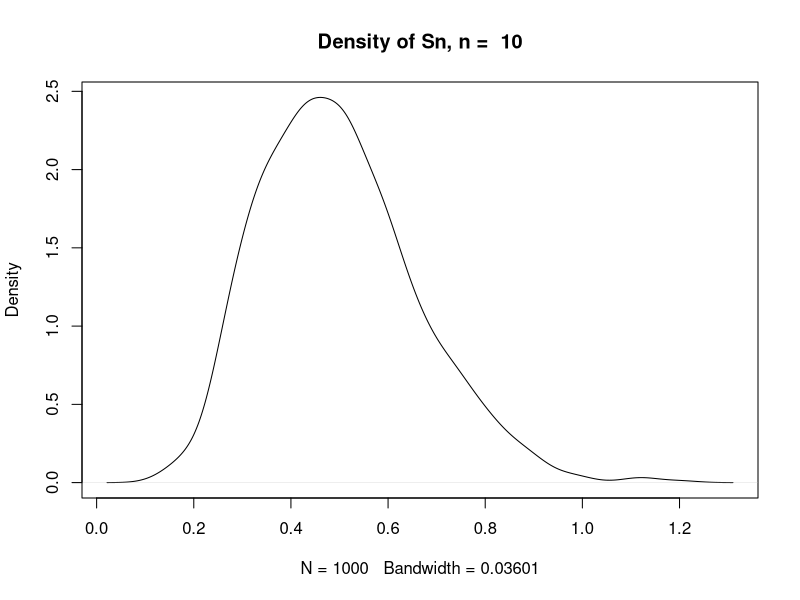
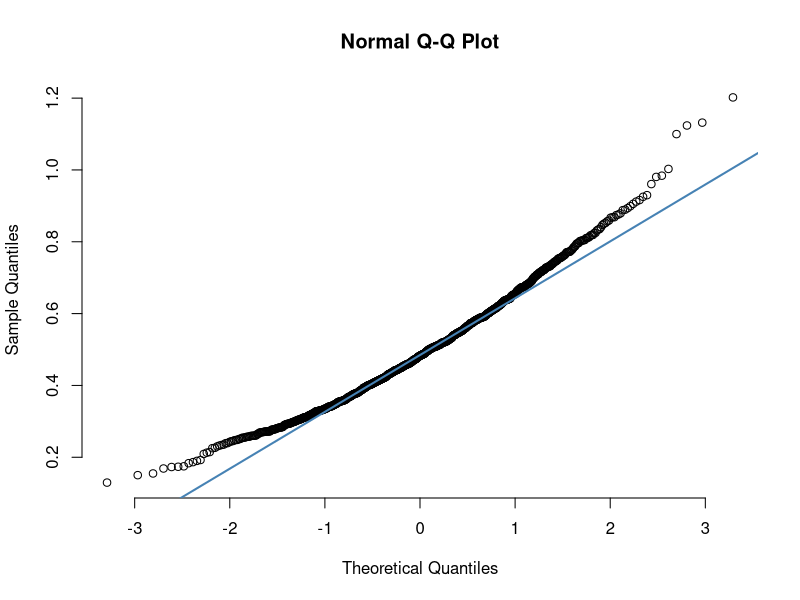
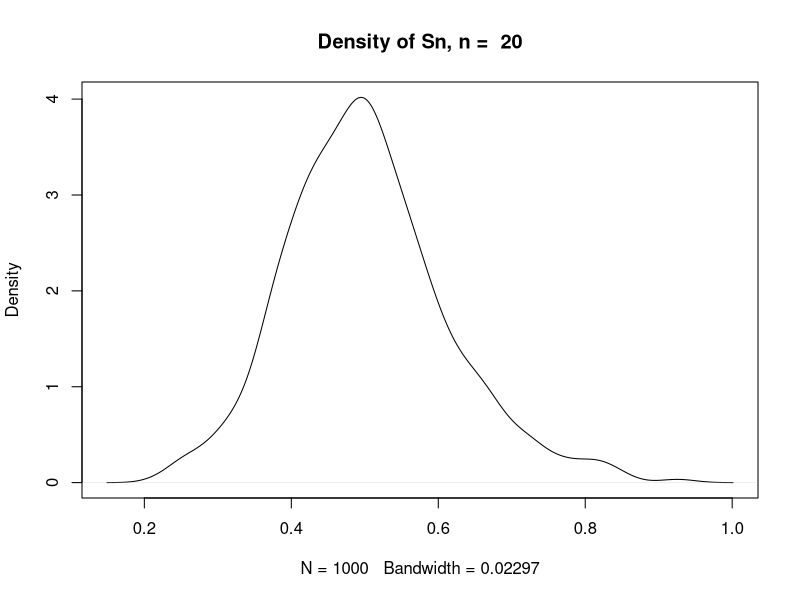
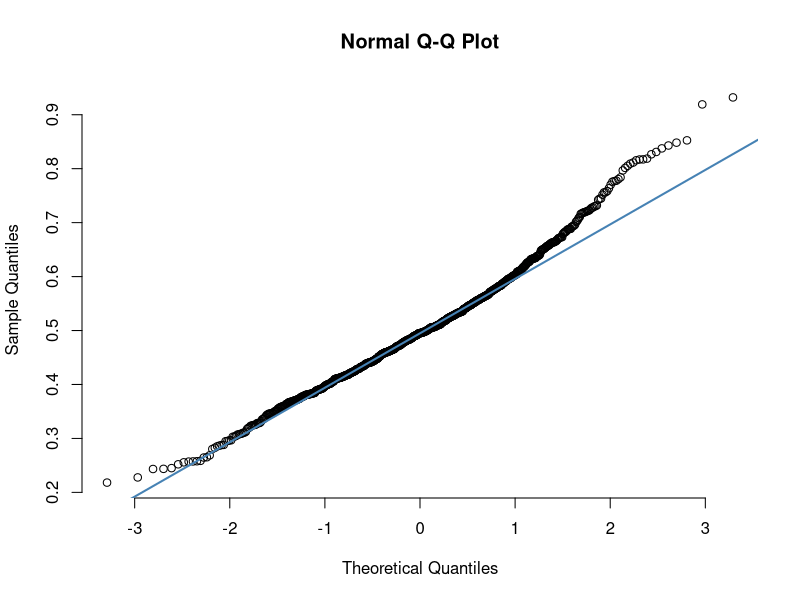
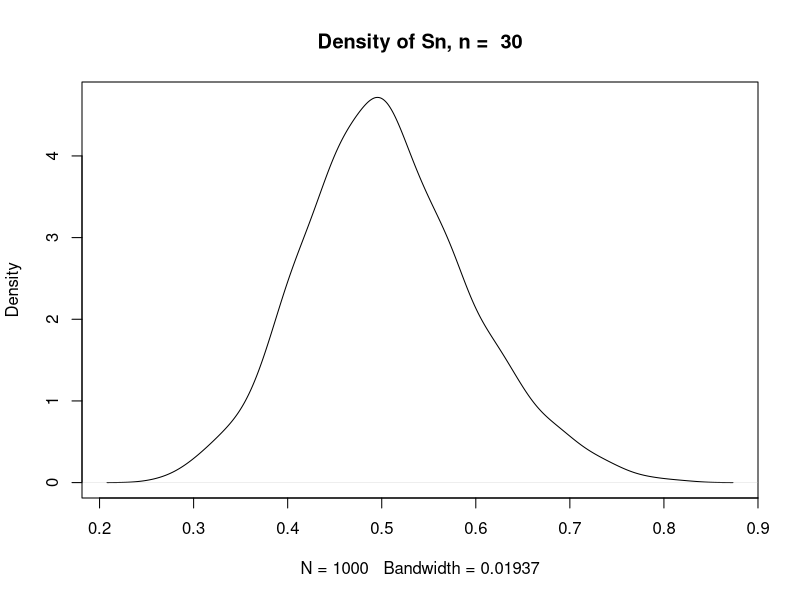
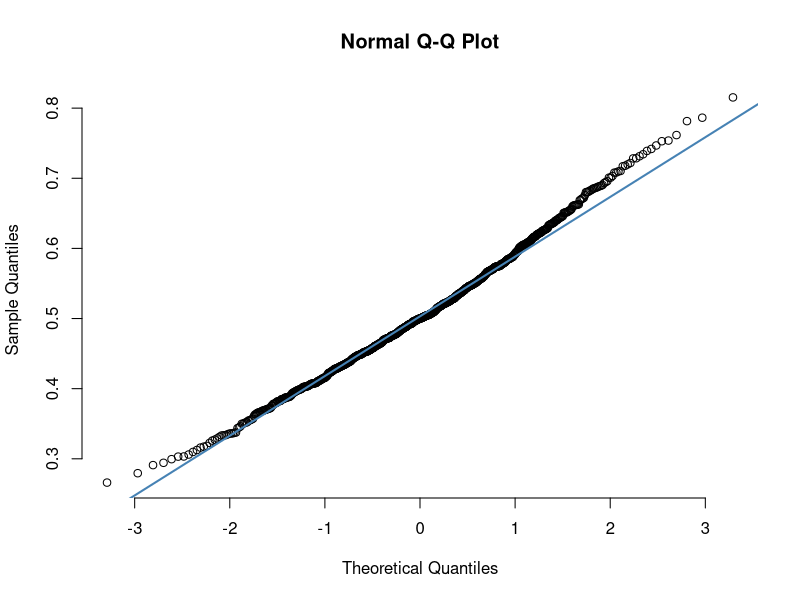
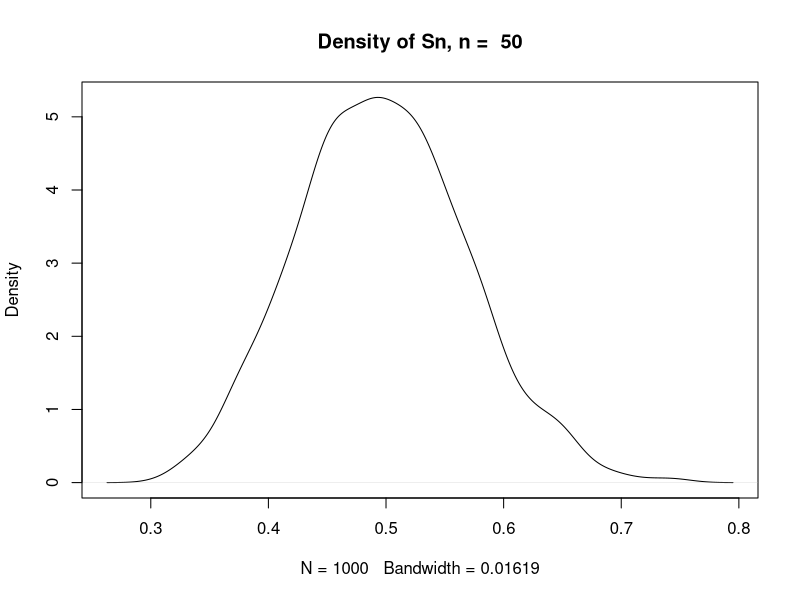
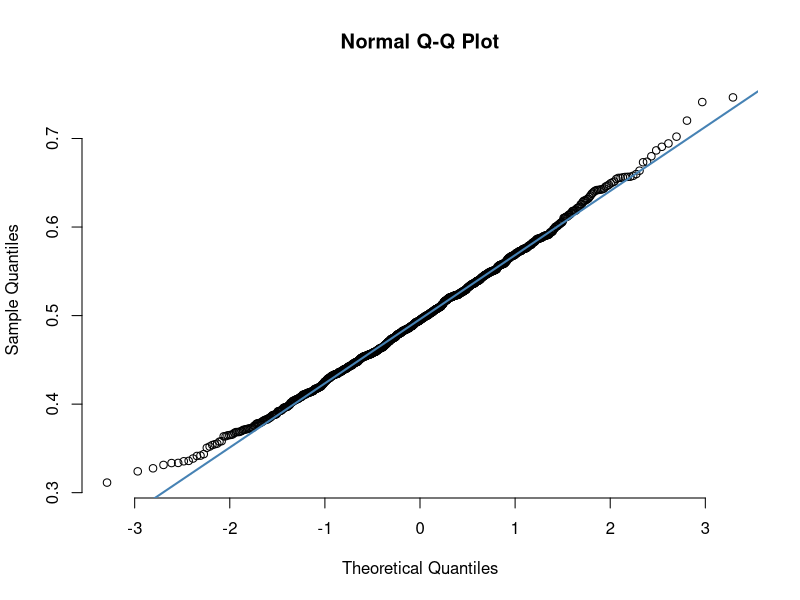

Recreate these plots in R, in order.
B <- 1000
nvec <- c(10, 20, 30, 50, 100,500, 1000,2000)
dat_list <- list()
for (i in 1:length(nvec)) {
  n <- nvec[i]
  # alpha = 1, beta = 2
  data <- matrix(rgamma(B*n, shape = 1, rate = 2), nrow = B, ncol = n)
  Sn <- rowMeans(data)
  
  plot(density(Sn), main = paste("Density of Sn, n = ", n))
  #points(density(normal_sample), type='l', col=2)
  
  qqnorm(Sn, pch = 1, frame = FALSE)
  qqline(Sn, col = "steelblue", lwd = 2)
  
  print(shapiro.test(Sn)$p.value)
}


B <- 1000
nvec <- c(10, 20, 30, 50, 100, 150, 200, 500, 1000,2000)

power_table <- data.frame(matrix(ncol = 3, nrow = length(nvec)))
for(i in 1:length(nvec)){
  n <- nvec[i]
  xnull <- rgamma(n*B, shape = 270, rate = 2)
  xnull <- matrix(xnull, nrow = B, ncol = n)
  Sn_null <- rowMeans(xnull)
  type1_error <- mean(abs(Sn_null - 135) > 2)
  xalt <- rgamma(n*B, shape = 275, rate = 2)
  xalt <- matrix(xalt, nrow = B, ncol = n)
  Sn_alt <- rowMeans(xalt)
  power <- mean(abs(Sn_alt - 135) > 2)
  power_table[i,] <- c(n, type1_error, power)
}
colnames(power_table) <- c('n', 'Type-I error', 'power')

power_table
